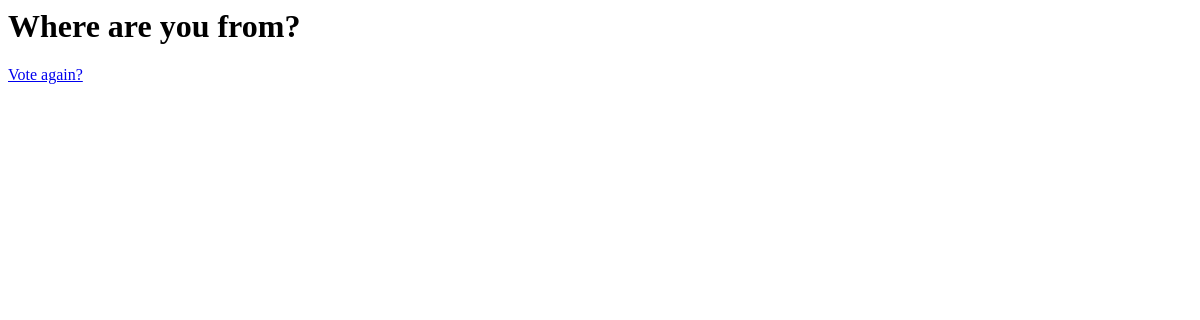
Page /polls/2/result/ on the earlier database version.
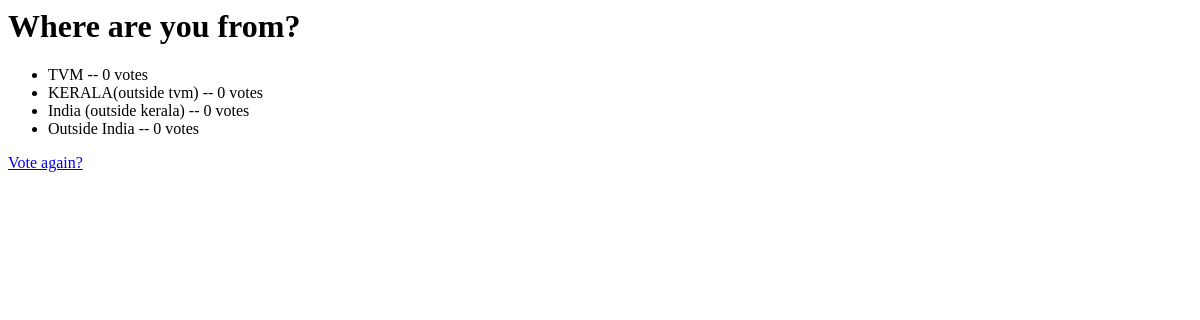
Same page on the later database version.
### polls/models.py (models this page shows, shortened)
class Choices(models.Model):
    question = models.ForeignKey(Questions, on_delete=models.CASCADE)
    choice_text = models.CharField(max_length=200)
    votes = models.IntegerField(default=0)

### polls/views.py (the view)
# urls.py: path('<int:pk>/result/', views.ResultView.as_view(), name='result'),
class ResultView(generic.DetailView):
    model = Questions
    template_name = "polls/result.html"

### polls/templates/polls/result.html
<h1>{{ questions.question_text }}</h1>
<ul>
{% for choice in questions.choices_set.all %}
    <li>{{ choice.choice_text }} -- {{ choice.votes }} vote{{ choice.votes|pluralize }}</li>
{% endfor %}
</ul>
<a href="{% url 'polls:detail' questions.id %}">Vote again?</a>

Differences in the rows shown:
added Choices: choice_text "TVM", votes "0"
added Choices: choice_text "KERALA(outside tvm)", votes "0"
added Choices: choice_text "India (outside kerala)", votes "0"
added Choices: choice_text "Outside India", votes "0"
